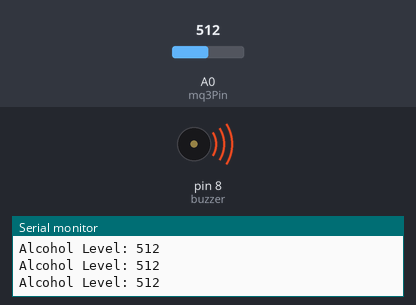
Recording of a sketch running on a simulated Arduino Uno, built with avr-gcc and run on an emulated ATmega328P. Shown: buzzer (waves = sounding, pin HIGH), the last lines printed to the serial monitor. Inputs (shaded band) come from the test bench; at power-on: A0 (mq3Pin) = 512.

Above: at 1.3 s.
1.4 s: A0 (mq3Pin) set to 411
2.9 s: A0 (mq3Pin) set to 389
At 4.2 s:
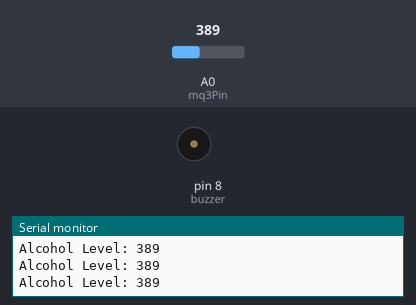
4.5 s: A0 (mq3Pin) set to 410
At 5.6 s:
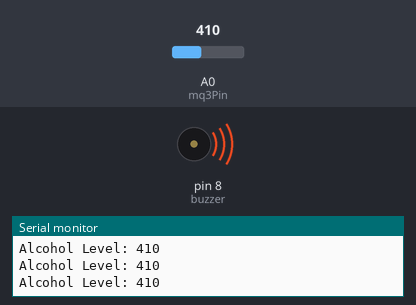
6.0 s: A0 (mq3Pin) set to 390
At 6.8 s:
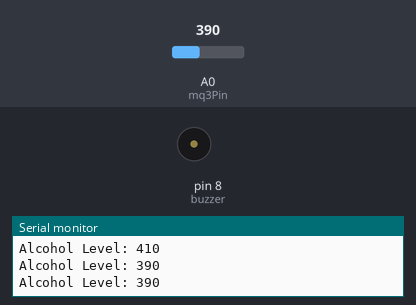
Timing chart, 0 to 8.5 s (numbered marks = the images above; inputs shaded):
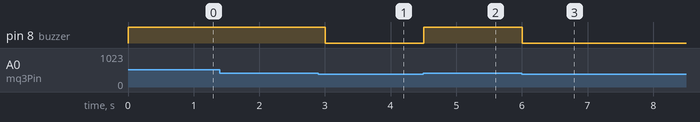

The sketch:

Alcohol_Detector.ino.ino
```cpp
int mq3Pin = A0; // MQ3 sensor connected to A0
int buzzer = 8;  // Buzzer or LED connected to pin 8
int threshold = 400; // Adjust based on your sensor's output

void setup() {
  Serial.begin(9600);
  pinMode(buzzer, OUTPUT);
}

void loop() {
  int sensorValue = analogRead(mq3Pin);
  Serial.print("Alcohol Level: ");
  Serial.println(sensorValue);

  if (sensorValue > threshold) {
    digitalWrite(buzzer, HIGH); // Alert ON
  } else {
    digitalWrite(buzzer, LOW);  // Alert OFF
  }

  delay(500);
}
```

Measured:
- the behaviour switches between 401 and 400 on A0 (mq3Pin) (found by bisection; images 0 and 1)
- after the input at 2.9 s, pin 8 (buzzer): HIGH → LOW after 0.10 s
- after the input at 4.5 s, pin 8 (buzzer): LOW → HIGH at once
- after the input at 6.0 s, pin 8 (buzzer): HIGH → LOW at once
